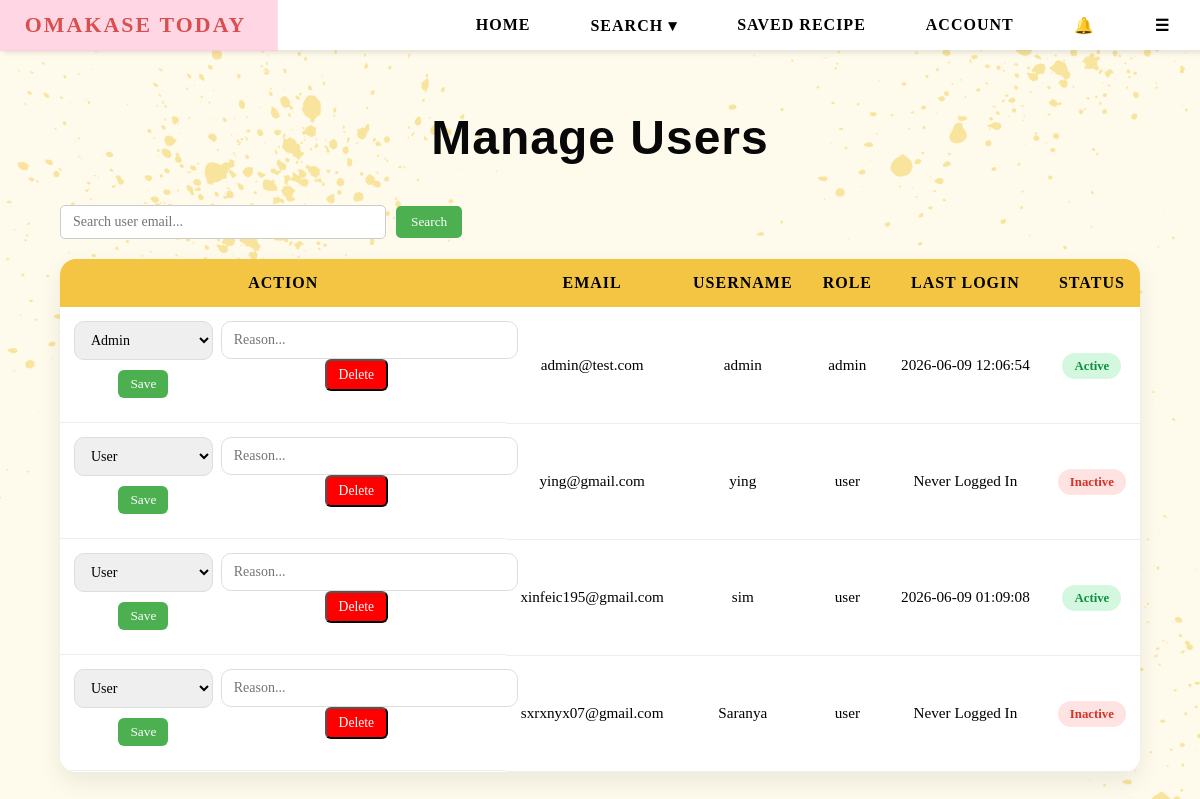
Screenshot of /admin/users (signed in) with the database file from the repository.
### tables this page shows
CREATE TABLE users (
        email TEXT PRIMARY KEY,
        username TEXT,
        password TEXT,
        bio TEXT,
        profile_pic TEXT,
        role TEXT DEFAULT 'user'
    , reset_token TEXT, reset_used INTEGER DEFAULT 0, reset_viewed INTEGER DEFAULT 0, last_login TEXT);

### app.py (the view)
@app.route("/admin/users")
def admin_users():
    if session.get("role") != "admin":
        return "403 Forbidden"
    conn = sqlite3.connect(DB_PATH)
    c = conn.cursor()
    c.execute("""
        SELECT email,
            username,
            role,
            last_login
        FROM users
    """)
    users = c.fetchall()
    conn.close()
    six_months_ago = (
            datetime.now() - timedelta(days=180)
        )
    processed_users = []
    for user in users:
        status = "Inactive"
        if user[3]:
            try:
                last_login = datetime.strptime(
                    user[3],
                    "%Y-%m-%d %H:%M:%S"
                )
                if last_login > six_months_ago:
                    status = "Active"
            except:
                status = "Inactive"
        processed_users.append(
            (
                user[0],  # email
                user[1],  # username
                user[2],  # role
                user[3],  # last_login
                status    # active/inactive
            )
        )
    return render_template(
        "admin_users.html",
        users=processed_users
    )

### templates/admin_users.html (shortened to what this page needs)
{% extends "base.html" %}
{% block content %}
<div class="admin-users-wrapper">
    <h1 class="admin-title">Manage Users</h1>
    <div class="admin-controls">
        <input type="text" id="userSearch" class="search-input"
            placeholder="Search user email...">
        <button onclick="filterUsers()" class="search-btn">
            Search
        </button>
    </div>
    <table class="users-table">
        <thead>
            <tr>
                <th>ACTION</th>
                <th>EMAIL</th>
                <th>USERNAME</th>
                <th>ROLE</th>
                <th>LAST LOGIN</th>
                <th>STATUS</th>
            </tr>
        </thead>
        <tbody id="userBody">
            {% for u in users %}
            <tr>
                <td style="display:flex; gap:8px; flex-wrap:wrap;">
                    <form action="/admin/users/update/{{ u[0] }}" method="POST">
                        <select name="role">
                            <option value="user" {% if u[2]=='user' %}selected{% endif %}>User</option>
                            <option value="admin" {% if u[2]=='admin' %}selected{% endif %}>Admin</option>
                        </select>
                        <button type="submit" class="update-btn">Save</button>
                    </form>
                    <form action="/admin/delete/{{ u[0] }}" method="POST"
                          onsubmit="return confirmDelete(this)">
                        <input type="text" name="reason"
                               placeholder="Reason..."
                               required
                               class="reason-input">
                        <button type="submit" class="delete-btn">
                            Delete
                        </button>
                    </form>
                </td>
                <td>{{ u[0] }}</td>
                <td>{{ u[1] }}</td>
                <td>{{ u[2] }}</td>
                <td>
                    {% if u[3] %}
                        {{ u[3] }}
                    {% else %}
                        Never Logged In
                    {% endif %}
                </td>
                <td>
                    <span class="
                        status-badge
                        {% if u[4] == 'Active' %}
                            active-status
                        {% else %}
                            inactive-status
                        {% endif %}
                    ">
                        {{ u[4] }}
                    </span>
                </td>
            </tr>
            {% endfor %}
        </tbody>
    </table>
</div>
{% endblock %}

### rows the page displays
users: role "Admin", email "admin@test.com", username "admin", role "admin", last_login "2026-06-09 12:06:54", u "Active"
users: role "User", email "ying@gmail.com", username "ying", role "user", shows "Never Logged In", u "Inactive"
users: role "User", email "xinfeic195@gmail.com", username "sim", role "user", last_login "2026-06-09 01:09:08", u "Active"
users: role "User", email "sxrxnyx07@gmail.com", username "Saranya", role "user", shows "Never Logged In", u "Inactive"
